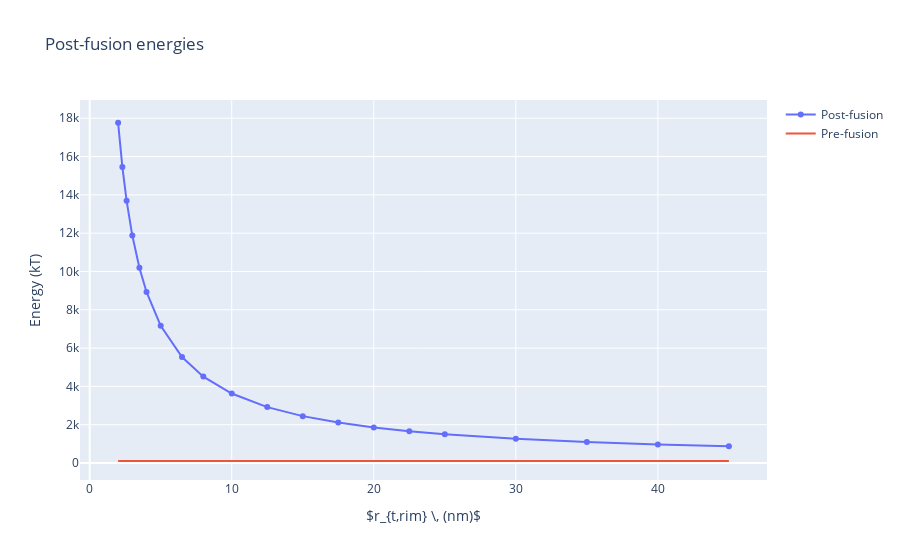

The code cell stored with this chart in its notebook:
### Markdown cell above
"Simulation parameter" validation: 
- Logical trend in GPost1: PASS
- zRim values match desired values: PASS
- Sufficient z resolution: PASS
    - Each of the GPost1 change by less than 1 kT when increasing zSteps from 100 --> 1000

## Comparing pre-fusion energy vs post-fusion energy

### Code cell
print("Some relevant pore energies below.")
print("Note that these numbers should not be taken at face-value since the hypothetical pores are huge.")
print("Pore Gb for pore radius 400 nm, pore_rt = 15: ",GToroidalPore(15,R0,Kb))
print("Pore Gb for pore radius 400 nm, pore_rt = 25: ",GToroidalPore(25,R0,Kb))
print("Pore Gb for pore radius 400 nm, pore_rt = 50: ",GToroidalPore(50,R0,Kb))

GPreArr = np.zeros(np.amax(rim_rt).astype(int)) # np.amax() yields a numpy float so cast to int
print(GPreArr)
for a in range(0,GPreArr.size):
    GPreArr[a] = GPre

vsPlot = go.Figure()
vsPlot.add_trace(go.Scatter(x=rim_rt, y=GPost, mode='markers + lines', name='Post-fusion'))
vsPlot.add_trace(go.Scatter(x=rim_rt, y=GPreArr, mode='lines', name='Pre-fusion'))
vsPlot.update_layout(title="Post-fusion energies",
                        xaxis_title="$r_{t,rim} \\, (nm)$", yaxis_title="Energy (kT)")
vsPlot.show()

### Figure 1 — Plotly figure (JSON) as saved in the notebook; plotly's stock layout.template omitted (floating-point values rounded to 4 significant figures)
{"data": [{"mode": "markers+lines", "name": "Post-fusion", "type": "scatter", "x": [2, 2.3, 2.6, 3, 3.5, 4, 5, 6.5, 8, 10, 12.5, 15, 17.5, 20, 22.5, 25, 30, 35, 40, 45], "y": [17770.0, 15460.0, 13690.0, 11880.0, 10190.0, 8930.0, 7162.0, 5531.0, 4511.0, 3627.0, 2920.0, 2448.0, 2111.0, 1859.0, 1662.0, 1504.0, 1268.0, 1099.0, 972.2, 873.3]}, {"mode": "lines", "name": "Pre-fusion", "type": "scatter", "x": [2, 2.3, 2.6, 3, 3.5, 4, 5, 6.5, 8, 10, 12.5, 15, 17.5, 20, 22.5, 25, 30, 35, 40, 45], "y": [105.7, 105.7, 105.7, 105.7, 105.7, 105.7, 105.7, 105.7, 105.7, 105.7, 105.7, 105.7, 105.7, 105.7, 105.7, 105.7, 105.7, 105.7, 105.7, 105.7, 105.7, 105.7, 105.7, 105.7, 105.7, 105.7, 105.7, 105.7, 105.7, 105.7, 105.7, 105.7, 105.7, 105.7, 105.7, 105.7, 105.7, 105.7, 105.7, 105.7, 105.7, 105.7, 105.7, 105.7, 105.7]}], "layout": {"autosize": true, "title": {"text": "Post-fusion energies"}, "xaxis": {"autorange": true, "range": [-0.5529, 47.55], "title": {"text": "$r_{t,rim} \\, (nm)$"}, "type": "linear"}, "yaxis": {"autorange": true, "range": [-890.8, 19040.0], "title": {"text": "Energy (kT)"}, "type": "linear"}}}
